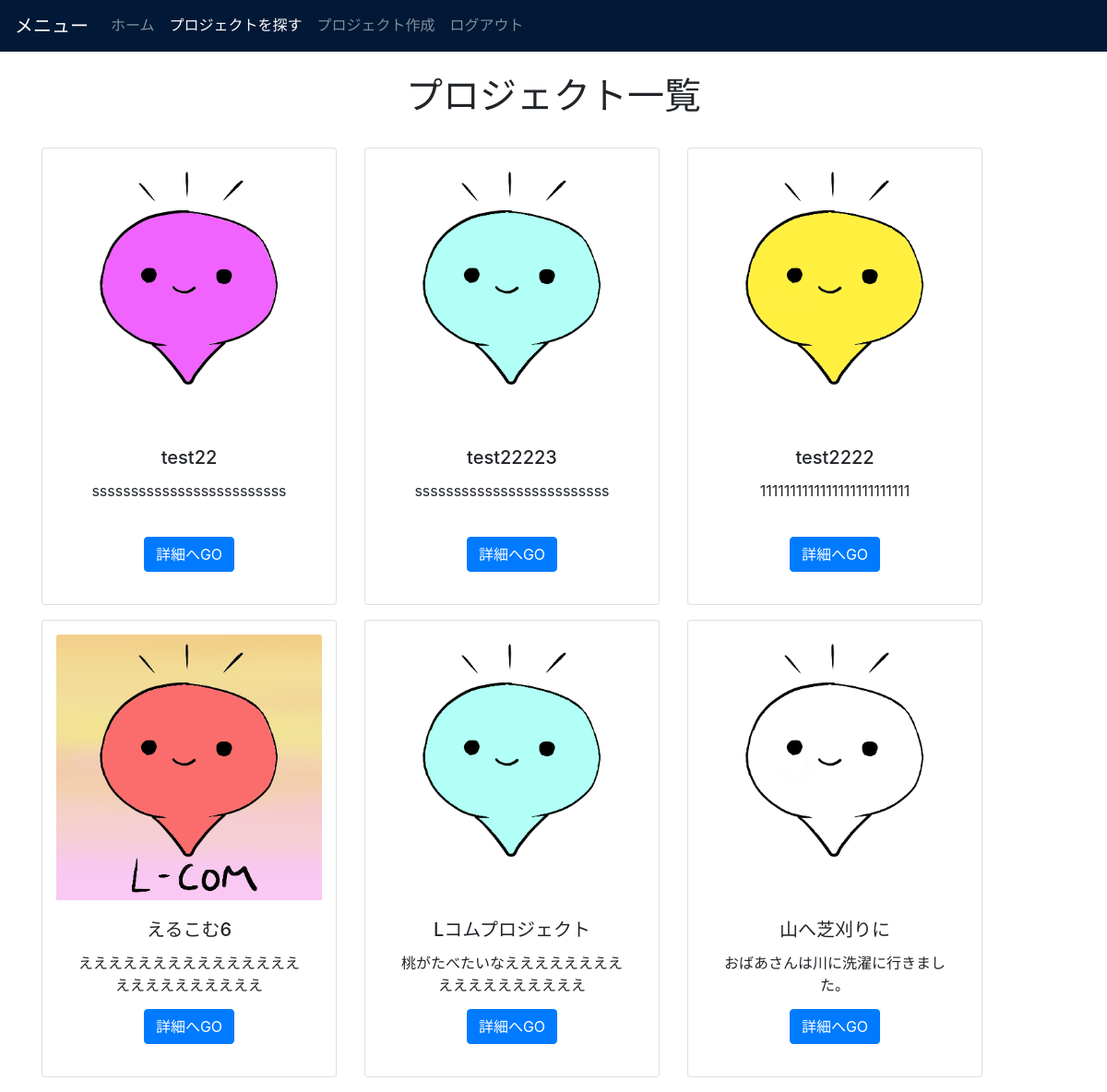
The app's page /lcom_web/project/joinproject.php (signed in) with its own data.
### tables this page shows
CREATE TABLE `projects` (
  `id` int(11) NOT NULL,
  `project_name` varchar(255) NOT NULL,
  `message` text NOT NULL,
  `member_id` int(11) NOT NULL,
  `place` varchar(255) NOT NULL,
  `project_picture` varchar(255) NOT NULL,
  `open_year` int(11) NOT NULL,
  `open_month` int(11) NOT NULL,
  `open_date` int(11) NOT NULL,
  `open_time` int(11) NOT NULL,
  `place_id` int(11) NOT NULL,
  `pv` int(11) NOT NULL,
  `created` datetime NOT NULL,
  `modified` timestamp NOT NULL DEFAULT current_timestamp() ON UPDATE current_timestamp()
);

### lcom_web/project/joinproject.php (the view, shortened to what this page needs)
<?php
require('../dbconnect.php');
if (isset($_SESSION['id']) && $_SESSION['time'] + 3600 > time()) {
    $loginflag = true;
} else {
    $loginflag = false;
}
$counts = $db->query('SELECT COUNT(*) AS cnt FROM projects');
$cnt = $counts->fetch();
$maxPage = ceil($cnt['cnt'] / 12);
$page = min($page, $maxPage);
$start = ($page - 1) * 12;
$procards = $db->prepare('SELECT m.name, m.picture, p.* FROM members m, projects p WHERE m.id=p.member_id ORDER BY p.created DESC LIMIT 0, 6');
$procards->bindParam(1, $start, PDO::PARAM_INT);
$procards->execute();
?>
<!DOCTYPE html>
<html lang="ja">
<head>
    <link rel="stylesheet" href="https://stackpath.bootstrapcdn.com/bootstrap/4.3.1/css/bootstrap.min.css">
    <link rel="stylesheet" href="../style8.css">
</head>
<body>
    <nav class="navbar navbar-expand-lg navbar-dark">
        <a class="navbar-brand" href="#">メニュー</a>
        <div class="collapse navbar-collapse" id="navbarNavAltMarkup">
            <div class="navbar-nav">
                <a class="nav-item nav-link" href="../index.php">ホーム</a>
                <a class="nav-item nav-link active" href="#">プロジェクトを探す<span class="sr-only">(current)</span></a>
                <?php if ($loginflag) : ?>
                    <a class="nav-item nav-link" href="createpro.php">プロジェクト作成</a>
                    <a class="nav-item nav-link" href="../login/logout.php">ログアウト</a>
                <?php endif; ?>
            </div>
        </div>
    </nav>
    <div class="container">
        <br>
        <h1 style="text-align: center;">プロジェクト一覧</h1>
        <br>
        <div class="card-deck" style="text-align: center;">
            <?php foreach ($procards as $procard) : ?>
                <div class="card col-4 mb-3" style="padding: 15px; text-align: center;">
                    <img src="../image/project/<?php print(htmlspecialchars($procard['project_picture'], ENT_QUOTES)); ?>" class="card-img-top" alt="...">
                    <div class="card-body">
                        <h5 class="card-title"><?php print(htmlspecialchars($procard['project_name'], ENT_QUOTES)); ?></h5>
                        <p class="card-text"><?php print(mb_substr(htmlspecialchars($procard['message'], ENT_QUOTES), 0, 25)); ?></p>
                        <a href="content.php?id=<?php print(htmlspecialchars($procard['id'], ENT_QUOTES)); ?>" class="btn btn-primary">詳細へGO</a>
                    </div>
                </div>
            <?php endforeach; ?>
        </div>
    </div>
</body>
</html>

### lcom_web/style8.css (style rules this page uses)
.card { text-align: center; padding: 3rem; }
.card-deck { text-align: center; }
.card-text { height: 2rem; }
.navbar { background-color: #011936; border-color: #3e6962; font-family: 'Noto Sans JP', sans-serif; }
@media screen and (min-width: 767px) { .card { max-width: 20rem; min-width: 18rem; height: 31rem; } }
@media screen and (min-width: 767px) { .btn { margin-top: 14px; } }

### records on screen
projects: project_picture (picture), project_name "test22", message "sssssssssssssssssssssssss"
projects: project_picture (picture), project_name "test22223", message "sssssssssssssssssssssssss"
projects: project_picture (picture), project_name "test2222", message "1111111111111111111111111"
projects: project_picture (picture), project_name "えるこむ6", message "えええええええええええええええええええええええええ"
projects: project_picture (picture), project_name "Lコムプロジェクト", message "桃がたべたいなええええええええええええええええええ"
projects: project_picture (picture), project_name "山へ芝刈りに", message "おばあさんは川に洗濯に行きました。"
